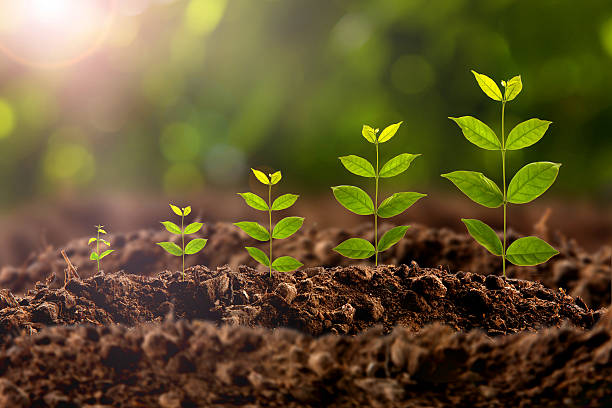
#> input picture Image_processing_study/images/plant.jpg, 612 x 408 px, found by its file name
$ python histogram_equalization.py
#> lines starting #> are read from the running program, lines starting #| are printed output that depends on the picture
import numpy as np
import cv2
import matplotlib.pyplot as plt

def showimg(image):
    cv2.imshow("iwin",image)
    cv2.waitKey(0)
image =cv2.imread("/../images/plant.jpg",-1)
#> image is the input picture: shape (408, 612, 3); mean B, G, R 46, 84.8, 98.6
image.shape

image = cv2.cvtColor(image,cv2.COLOR_BGR2GRAY)
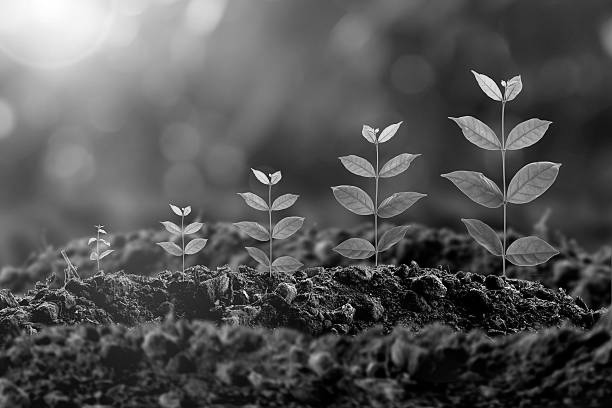
#> image: shape (408, 612); min 0, max 255, mean 84.5
#To improve the contrast of the image

hist, bins = np.histogram(image.flatten(),256,[0,256])
#> hist = 256 values, max 3047 at index 47, min 26 at index 255, mean 975.4; bins = 257 values from 0 to 256
cdf = hist.cumsum()
#> cdf = 256 values from 802 to 249696

cdf_normalized = cdf * hist.max()/cdf.max()
#> cdf_normalized = 256 values from 9.79 to 3047

plt.plot(cdf_normalized, color = 'b')
plt.hist(image.flatten(),256,[0,256], color = 'r')
plt.xlim([0,256])
plt.legend(('cdf','histogram'), loc = 'upper left')
plt.show()
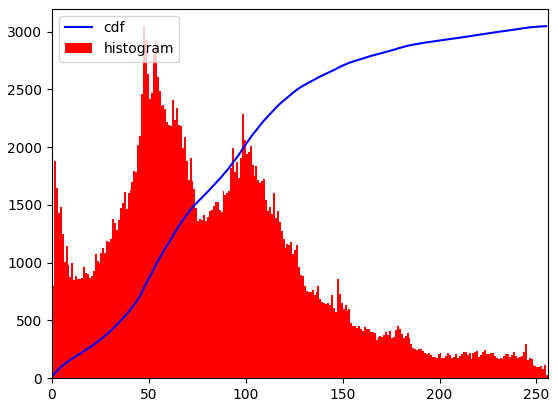
#> figure drawn by matplotlib, 1 panel; tallest bar 3047 high, from x = 47 to 48; curve peaks at x = 255, y = 3047

cdf_m = np.ma.masked_equal(cdf,0)
cdf_m = (cdf_m - cdf_m.min())*255/(cdf_m.max()-cdf_m.min())
cdf = np.ma.filled(cdf_m,0).astype('uint8')
#> cdf = 256 values from 0 to 255


img2 = cdf[image]
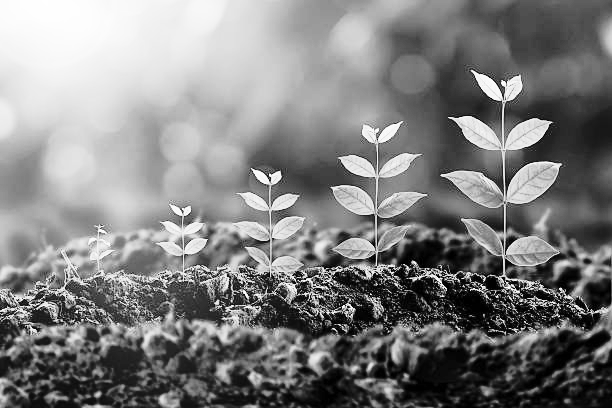
#> img2: shape (408, 612); min 0, max 255, mean 127.4

$ run again, with Image_processing_study/images/beach.jpg copied over Image_processing_study/images/plant.jpg
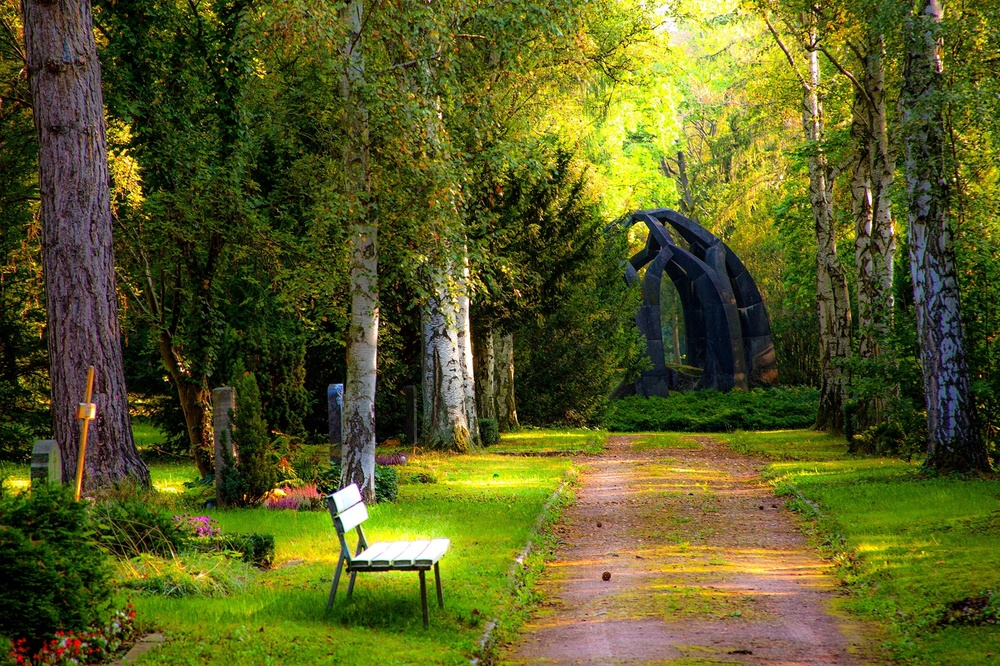
#> input picture Image_processing_study/images/beach.jpg, 1000 x 666 px, shrunk from 2000 x 1333 before the run, found by its file name
#> image is the input picture: shape (666, 1000, 3); mean B, G, R 34.7, 91.9, 88.7
#> image: shape (666, 1000)
#> hist = 256 values, max 4774 at index 14, min 181 at index 249, mean 2601.6; bins = 257 values from 0 to 256
#> `cdf = hist.cumsum()`: cdf = 256 values from 738 to 666000
#> cdf_normalized = 256 values from 5.29 to 4774
#> `plt.show()`:
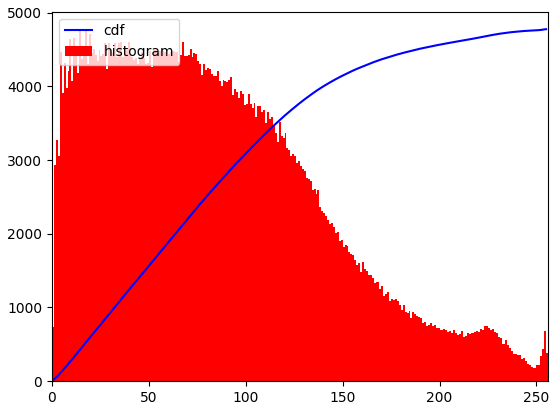
#> figure drawn by matplotlib, 1 panel; tallest bar 4774 high, from x = 14 to 15; curve peaks at x = 255, y = 4774
#> `cdf = np.ma.filled(cdf_m,0).astype('uint8')`: cdf = 256 values from 0 to 255
#> `img2 = cdf[image]`:
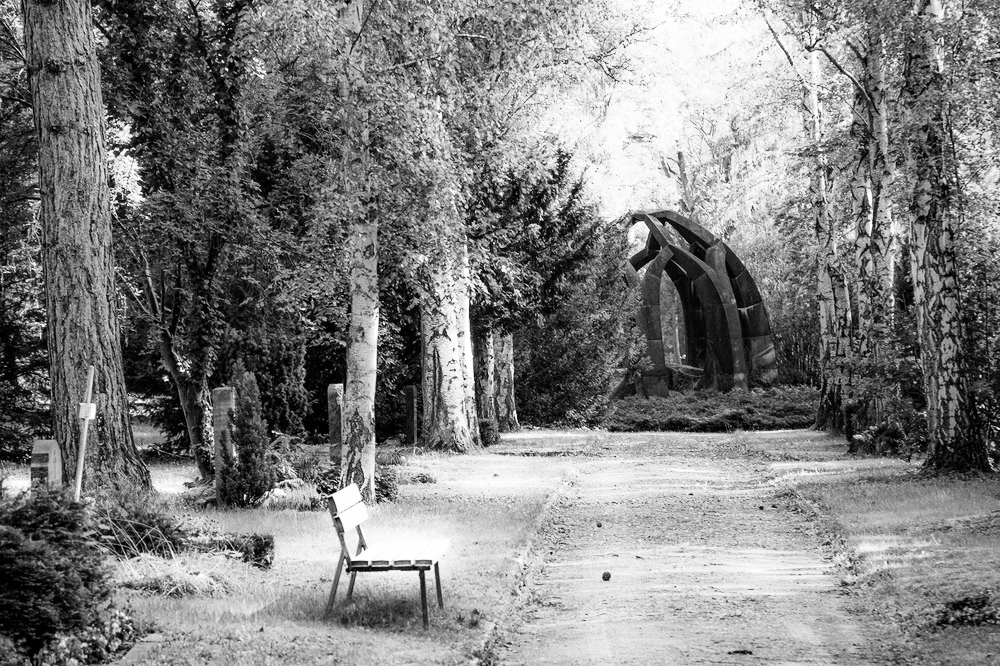
#> img2: shape (666, 1000); min 0, max 255, mean 127.5

$ run again, with Image_processing_study/images/fall.jpg copied over Image_processing_study/images/plant.jpg
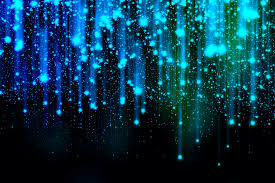
#> input picture Image_processing_study/images/fall.jpg, 275 x 183 px, found by its file name
#> image is the input picture: shape (183, 275, 3); mean B, G, R 75.8, 54.6, 4.8
#> image: shape (183, 275)
#> hist = 256 values, max 7423 at index 0, min 0 at index 190, mean 196.6; bins = 257 values from 0 to 256
#> `cdf = hist.cumsum()`: cdf = 256 values from 7423 to 50325
#> cdf_normalized = 256 values from 1094.9 to 7423
#> `plt.show()`:
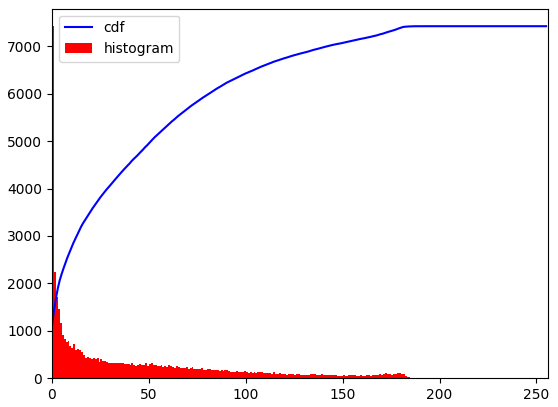
#> figure drawn by matplotlib, 1 panel; tallest bar 7423 high, from x = 0 to 1; curve peaks at x = 196, y = 7423
#> `cdf = np.ma.filled(cdf_m,0).astype('uint8')`: cdf = 256 values from 0 to 255
#> `img2 = cdf[image]`:
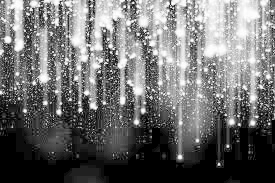
#> img2: shape (183, 275); min 0, max 255, mean 109.7
